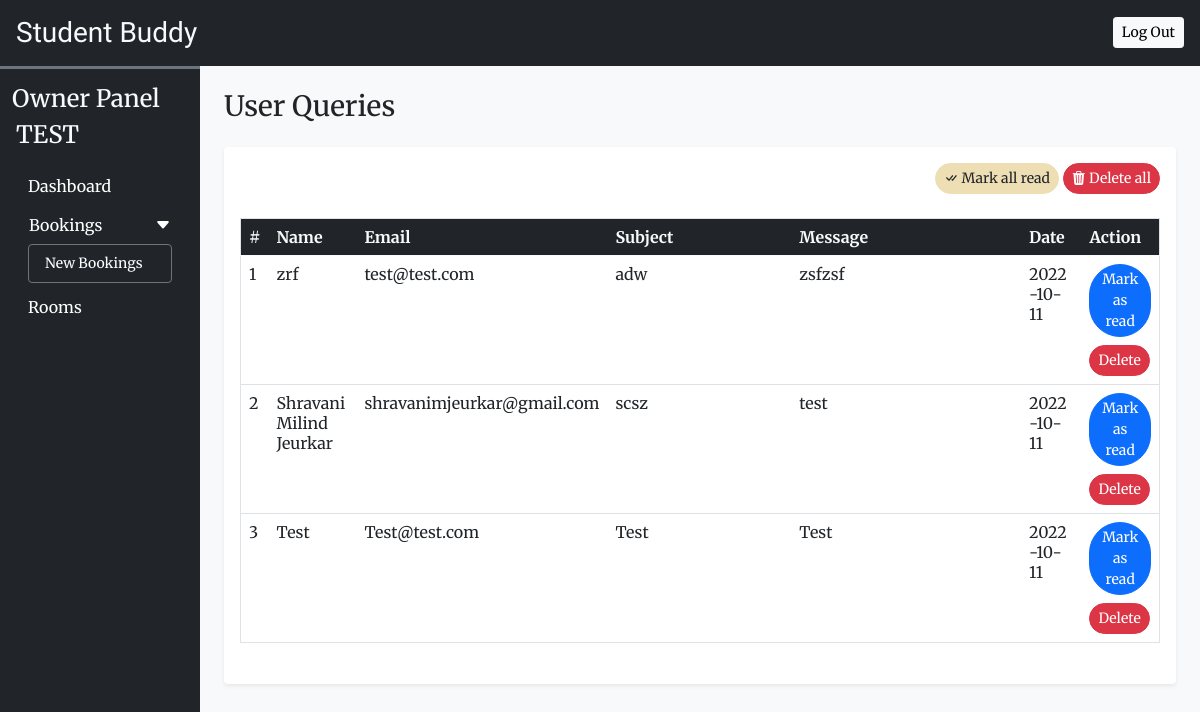
The page /admin/user_queries.php (signed in) on the database its author committed.
### tables this page shows
CREATE TABLE `user_queries` (
  `sr_no` int(11) NOT NULL,
  `name` varchar(50) NOT NULL,
  `email` varchar(150) NOT NULL,
  `subject` varchar(200) NOT NULL,
  `message` varchar(500) NOT NULL,
  `date` date NOT NULL ,
  `seen` tinyint(4) NOT NULL DEFAULT 0
);

### admin/user_queries.php (the view, shortened to what this page needs)
<?php
    require('include/links.php');
?>
<!DOCTYPE html>
<html lang="en">
<head>
</head>
<body class="bg-light">
    <?php
        if ($_SESSION['adminID'] == 1)
        {
            require('include\header.php');
        }
        else
        {
            require('include\owner_header.php');
        }
    ?>
    <div class="container-fluid" id="main-content">
        <div class="row">
            <div class="col-lg-10 ms-auto p-4 overflow-hidden">
                <h3 class="mb-4">User Queries</h3>
                <div class="card border-0 shadow-sm mb-4">
                    <div class="card-body">
                        <div class="text-end mb-4">
                        <a href='?seen=all' class='btn custom-color rounded-pill shadow-none btn-sm'>
                            <i class="bi bi-check-all"></i> Mark all read
                        </a>
                        <a href='?del=all' class='btn btn-danger rounded-pill shadow-none btn-sm'>
                            <i class="bi bi-trash3-fill"></i> Delete all
                        </a>
                        </div>
                        <div class="table-responsive-md" style="height: 450px; overflow-y: scroll;">
                            <table class="table table-hover border">
                                <thead class="sticky-top bg-dark text-light">
                                    <tr>
                                    <th scope="col">#</th>
                                    <th scope="col">Name</th>
                                    <th scope="col">Email</th>
                                    <th scope="col" width="20%">Subject</th>
                                    <th scope="col" width="25%">Message</th>
                                    <th scope="col">Date</th>
                                    <th scope="col">Action</th>
                                    </tr>
                                </thead>
                                <tbody>
                                    <?php
                                        $q = "SELECT * FROM `user_queries` ORDER BY `sr_no` DESC";
                                        $data = mysqli_query($con, $q);
                                        $i=1;
                                        while($row = mysqli_fetch_assoc($data))
                                        {
                                            $seen='';
                                            if($row['seen'] != 1)
                                            {
                                                $seen = "<a href='?seen=$row[sr_no]' class='btn btn-sm rounded-pill btn-primary'>Mark as read</a> <br>";
                                            }
                                            $seen.="<a href='?del=$row[sr_no]' class='btn btn-sm rounded-pill btn-danger mt-2'>Delete</a>";
                                            echo<<<query
                                                <tr>
                                                    <td>$i</td>
                                                    <td>$row[name]</td>
                                                    <td>$row[email]</td>
                                                    <td>$row[subject]</td>
                                                    <td>$row[message]</td>
                                                    <td>$row[date]</td>
                                                    <td>$seen</td>
                                                </tr>
                                            query;
                                            $i++;
                                        }
                                    ?>
                                </tbody>
                            </table>
                        </div>
                    </div>
                </div>
            </div>
        </div>
    </div>
</body>
</html>

### admin/CSS/common.css (style rules this page uses)
:root { --lightBrown: #EDDFB3; --lightBrown_hover: #CA955C; }
* { font-family: 'Merriweather', serif; }
.custom-color { background-color: var(--lightBrown); border: 1px solid var(--lightBrown); }

### rows shown on the page
user_queries: name "zrf", email "test@test.com", subject "adw", message "zsfzsf", date "2022-10-11"
user_queries: name "Shravani Milind Jeurkar", email "shravanimjeurkar@gmail.com", subject "scsz", message "test", date "2022-10-11"
user_queries: name "Test", email "Test@test.com", subject "Test", message "Test", date "2022-10-11"

### other values the page prints
$_SESSION[adminName] "TEST"
